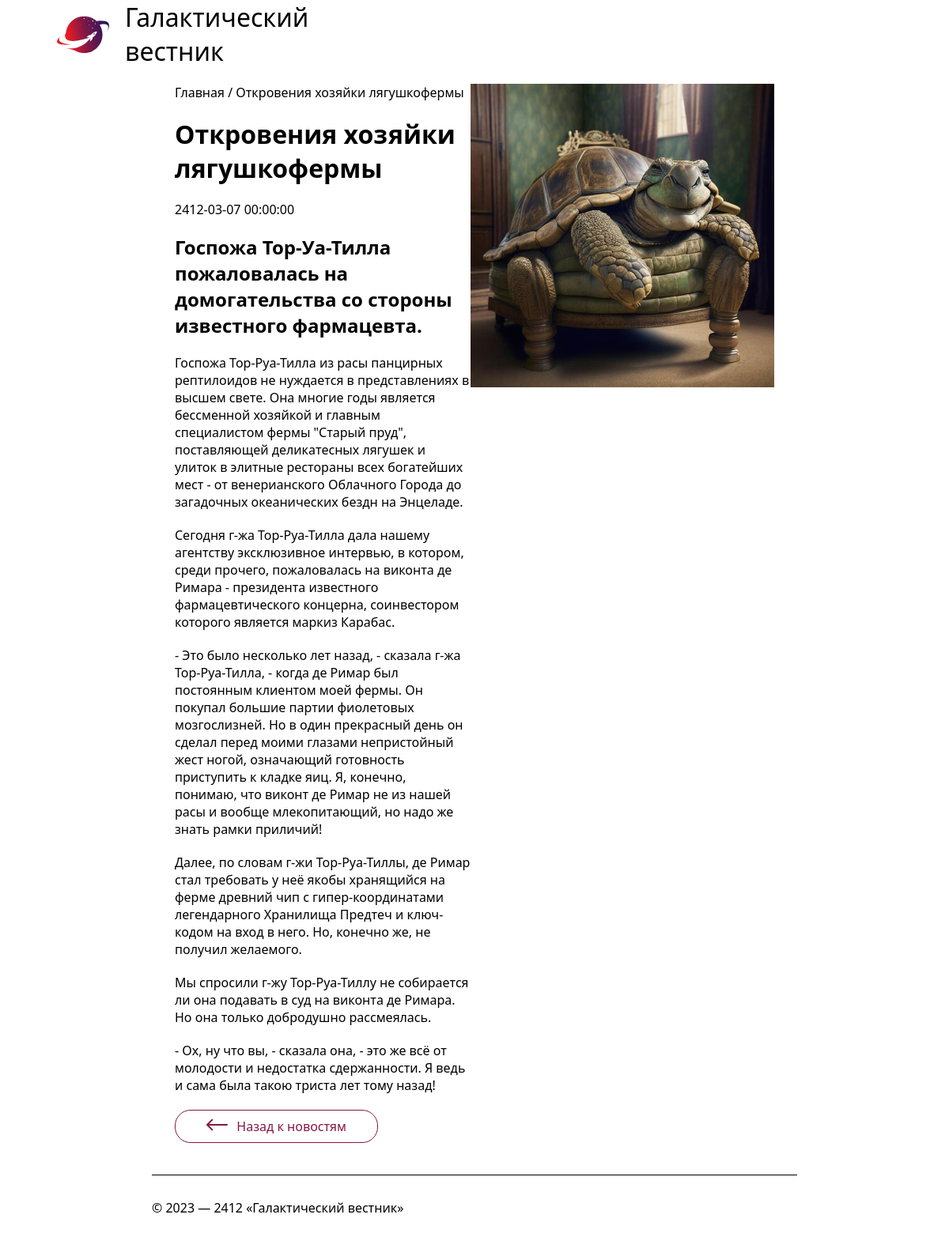
/core/views/news_podr.php?id=17, run on the app's committed database.
### tables this page shows
CREATE TABLE `news` (
  `id` int(11) unsigned NOT NULL AUTO_INCREMENT,
  `date` datetime NULL DEFAULT NULL,
  `title` varchar(250) NOT NULL DEFAULT '',
  `announce` text NULL DEFAULT NULL,
  `content` text NULL DEFAULT NULL,
  `image` varchar(250) NOT NULL DEFAULT '',
  PRIMARY KEY (`id`),
  KEY `id` (`id`),

  KEY `idx_news_date` (`date`));

### core/views/news_podr.php (the view, shortened to what this page needs)
<link rel="stylesheet" href="/style.css">
<?php
include $_SERVER['DOCUMENT_ROOT'] . '/header.php';
include '../db.php';
$newsId = isset($_GET['id']) ? $_GET['id'] : 0;
$query = "SELECT * FROM news WHERE id = ?";
$stmt = $pdo->prepare($query);
$stmt->execute([$newsId]);
$fullNews = $stmt->fetchAll(PDO::FETCH_ASSOC);
foreach ($fullNews as $page) {
?>
<div class="news_page ">
    <div>
        <p>Главная / <?=$page['title']?></p>
        <h1><?=$page['title']?></h1>
        <p><?=$page['date']?></p>
        <h2><?=$page['announce']?></h2>
        <?=$page['content']?>
        <a class="news" href='/'>Назад к новостям
        </a>
    </div>
    <img src="/images/<?=$page['image']?>" alt="">
</div>
<?
}
include $_SERVER['DOCUMENT_ROOT'] . '/footer.php';
?>

### style.css (style rules this page uses)
* { font-family: system-ui, -apple-system, BlinkMacSystemFont, 'Segoe UI', Roboto, Oxygen, Ubuntu, Cantarell, 'Open Sans', 'Helvetica Neue', sans-serif; margin: 0; }
body { text-decoration: none; margin: 0; padding: 0; }
.news { width: 440px; gap: 10px; display: flex; flex-direction: column; align-content: flex-start; justify-content: space-between; align-items: baseline; }
.news_page { display: flex; flex-wrap: nowrap; padding: 20px 221px; }
.news_page div { display: flex; flex-direction: column; gap: 20px; }
.news_page img { height: 32vw; }
.news_page a { display: flex; border-radius: 20px; padding: 9px 39px; border: 1px solid #841844; text-decoration: none; width: 177px; flex-direction: row; color: #841844; }
.news_page a svg { fill: #841844; margin-bottom: -3px; transform: rotate(180deg); }

### data on the page
news: title "Откровения хозяйки лягушкофермы", date "2412-03-07 00:00:00", announce "Госпожа Тор-Уа-Тилла пожаловалась на домогательства со стороны известного фармацевта.", content "Госпожа Тор-Руа-Тилла из расы панцирных рептилоидов не нуждается в представлениях в высшем свете. Она многие годы является бессменной хозяйкой и главным специалистом фермы \"Старый пруд\", поставляющей деликатесных лягушек и улиток в элитные рестораны всех богатейших мест - от венерианского Облачного Города до загадочных океанических бездн на Энцеладе. Сегодня г-жа Тор-Руа-Тилла дала нашему агентству эксклюзивное интервью, в котором, среди прочего, пожаловалась на виконта де Римара - президента известного фармацевтического концерна, соинвестором которого является маркиз Карабас. - Это было несколько лет назад, - сказала г-жа Тор-Руа-Тилла, - когда де Римар был постоянным клиентом моей фермы.…", image (picture)
